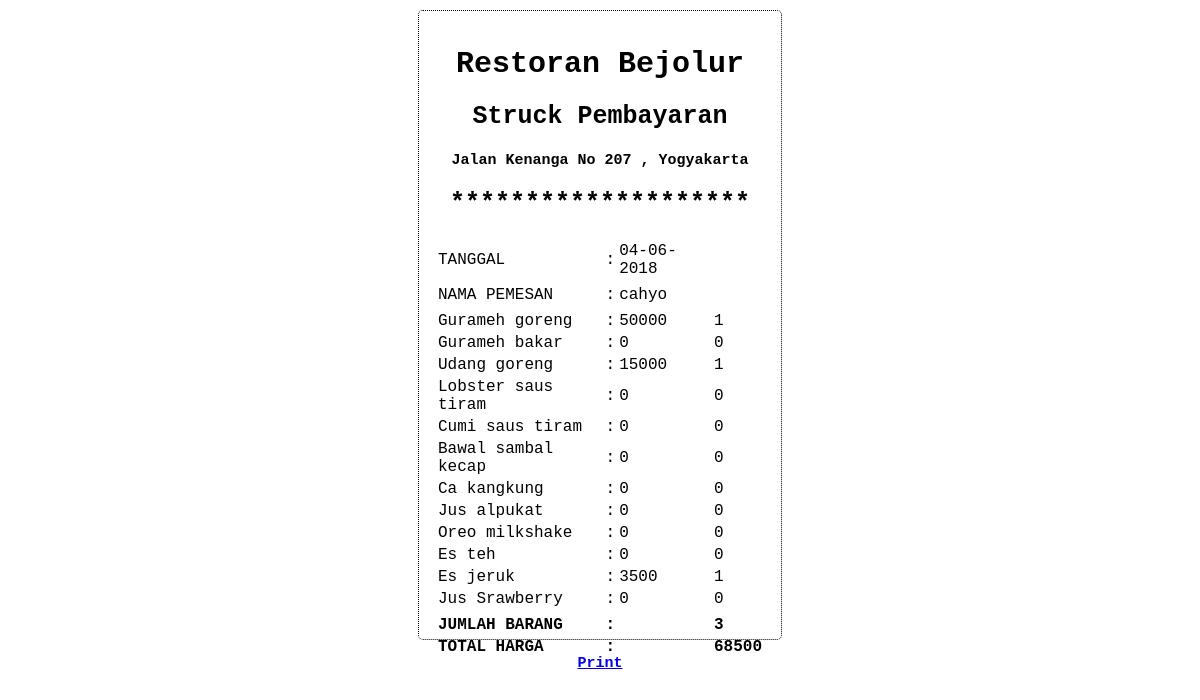
The app's page /struck.php?user=cahyo with its own data.
### tables this page shows
CREATE TABLE IF NOT EXISTS `pesan` (
  `namapelanggan` varchar(50) NOT NULL,
  `alamat` varchar(100) NOT NULL,
  `tanggalpesan` date NOT NULL,
  `order1` int(11) NOT NULL,
  `order2` int(11) NOT NULL,
  `order3` int(11) NOT NULL,
  `order4` int(11) NOT NULL,
  `order5` int(11) NOT NULL,
  `order6` int(11) NOT NULL,
  `order7` int(11) NOT NULL,
  `order8` int(11) NOT NULL,
  `order9` int(11) NOT NULL,
  `order10` int(11) NOT NULL,
  `order11` int(11) NOT NULL,
  `order12` int(11) NOT NULL,
  `totalharga` int(11) NOT NULL,
  `totalbarang` int(11) NOT NULL
);

### struck.php (the view, shortened to what this page needs)
<html>
<head>
	<link href ="struk.css" rel = "stylesheet" type="text/css" media = "all" />
</head>
<body>
	<div class="container">
		<h1> Restoran Bejolur </h1>
		<h2> Struck Pembayaran </h2>
		<h3> Jalan Kenanga No 207 , Yogyakarta</h3>
		<h2> ******************** </h2>
<?php
$tgl_skrg = date("d-m-Y");
$host = "localhost";
$username = "root";
$password = "";
$db_name = "jalres";
$konek = new mysqli($host, $username, $password , $db_name);
if($konek->connect_error){
  die("Koneksi Gagal Karena : ". $konek->connect_error);
}else {
$user = $_GET['user'];
$sql = "select * from pesan where namapelanggan = '$user' ";
$data = $konek->query($sql);
echo "<table border='0'>";
if ($data->num_rows > 0){
	while ($row = $data->fetch_assoc()) {
		echo "<tr>";
		echo "<td>TANGGAL </td>";
		echo "<td> : </td>";
		echo "<td> $tgl_skrg </td>";
		echo "</tr>";
		echo "<td></td>";
		echo "<tr>";
		echo "<td> NAMA PEMESAN </td>";
		echo "<td> : </td>";
		echo "<td>".$row['namapelanggan']."</td>";
		echo "</tr>";
		echo "<td></td>";
		echo "<tr>";
		echo "<td> Gurameh goreng </td>";
		echo "<td> : </td>";
		echo "<td>".$row['order1']*50000;
		echo "</td>";
		echo "<td>".$row['order1']."</td>";
		echo "</tr>";
		echo "<tr>";
		echo "<td> Gurameh bakar </td>";
		echo "<td> : </td>";
		echo "<td>".$row['order2']*55000;
		echo "</td>";
		echo "<td>".$row['order2']."</td>";
		echo "</tr>";
		echo "<tr>";
		echo "<td>  Udang goreng </td>";
		echo "<td> : </td>";
		echo "<td>".$row['order3']*15000;
		echo "</td>";
		echo "<td>".$row['order3']."</td>";
		echo "</tr>";
		echo "<tr>";
		echo "<td> Lobster saus tiram </td>";
		echo "<td> : </td>";
		echo "<td>".$row['order4']*40000;
		echo "</td>";
		echo "<td>".$row['order4']."</td>";
		echo "</tr>";
		echo "<tr>";
		echo "<td> Cumi saus tiram </td>";
		echo "<td> : </td>";
		echo "<td>".$row['order5']*30000;
		echo "</td>";
		echo "<td>".$row['order5']."</td>";
		echo "</tr>";
		echo "<tr>";
		echo "<td> Bawal sambal kecap </td>";
		echo "<td> : </td>";
		echo "<td>".$row['order6']*25000;
		echo "</td>";
		echo "<td>".$row['order6']."</td>";
		echo "</tr>";
		echo "<tr>";
		echo "<td> Ca kangkung </td>";
		echo "<td> : </td>";
		echo "<td>".$row['order7']*12000;
		echo "</td>";
		echo "<td>".$row['order7']."</td>";
		echo "</tr>";
		echo "<tr>";
		echo "<td> Jus alpukat </td>";
		echo "<td> : </td>";
		echo "<td>".$row['order8']*10000;
		echo "</td>";
		echo "<td>".$row['order8']."</td>";
		echo "</tr>";
		echo "<tr>";
		echo "<td> Oreo milkshake </td>";
		echo "<td> : </td>";
		echo "<td>".$row['order9']*13000;
		echo "</td>";
		echo "<td>".$row['order9']."</td>";
		echo "</tr>";
		echo "<tr>";
		echo "<td> Es teh </td>";
		echo "<td> : </td>";
		echo "<td>".$row['order10']*3000;
		echo "</td>";
		echo "<td>".$row['order10']."</td>";
		echo "</tr>";
		echo "<tr>";
		echo "<td> Es jeruk </td>";
		echo "<td> : </td>";
		echo "<td>".$row['order11']*3500;
		echo "</td>";
		echo "<td>".$row['order11']."</td>";
		echo "</tr>";
		echo "<tr>";
		echo "<td> Jus Srawberry </td>";
		echo "<td> : </td>";
		echo "<td>".$row['order12']*10000;
		echo "</td>";
		echo "<td>".$row['order12']."</td>";
		echo "</tr>";
		echo "<td></td>";
		echo "<tr>";
		echo "<td><b> JUMLAH BARANG </td>";
		echo "<td><b> : </td>";
		echo "<td></td>";
		echo "<td><b>".$row['totalbarang'];
		echo "</td>";
		echo "</tr>";
		echo "<tr>";
		echo "<td><b> TOTAL HARGA </td>";
		echo "<td><b> : </td>";
		echo "<td></td>";
		echo "<td><b>".$row['totalharga'];
		echo "</td>";
		echo "</tr>";
		echo "</table>";
	}
}else{
	echo"Tidak dapat di cetak";
}
}
?>
</div>
<h3><a href="#" onclick="window.print()"> Print </a> </h3>
</body>
</html>

### struk.css (style rules this page uses)
body { font-family: 'Courier New'; text-align: left; }
.container { width: 330px; height:580px; background-color: #FFF; border-radius : 5px; margin : 0 auto; border: 1px dotted black; margin-top :10px; padding-top: 1em; padding-bottom: 2em; padding-left: 1em; padding-right: 1em; }
h1 { text-align: center; font-size: 30px; }
h2 { text-align: center; font-size: 25px; }
h3 { text-align: center; font-size: 15px; }

### records on screen
pesan: namapelanggan "cahyo", $row['order1']*50000 "50000", order1 "1", $row['order2']*55000 "0", order2 "0", $row['order3']*15000 "15000", order3 "1", $row['order4']*40000 "0", order4 "0", $row['order5']*30000 "0", order5 "0", $row['order6']*25000 "0", order6 "0", $row['order7']*12000 "0", order7 "0", $row['order8']*10000 "0", order8 "0", $row['order9']*13000 "0", order9 "0", $row['order10']*3000 "0", order10 "0", $row['order11']*3500 "3500", order11 "1", $row['order12']*10000 "0", order12 "0", totalbarang "3", totalharga "68500"
